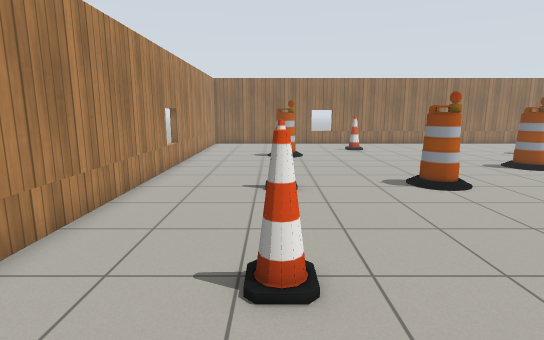
view 1 (above)

17 first-person views from a walk through a robot-simulator world made for Gazebo. The camera is 1.2 m above the floor, tilts 10° down and sees 80° across. The floor is counted in squares, 0.5 m on a side. Each view is taken from the middle of a square. On the plan, view 1 faces up. The plan holds only what a view shows up to about 19 squares ahead; the rest is blank. Gazebo's built-in surfaces are drawn with simple patterns.

view 2
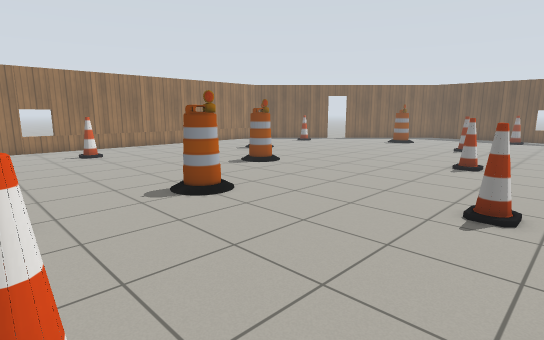

view 3
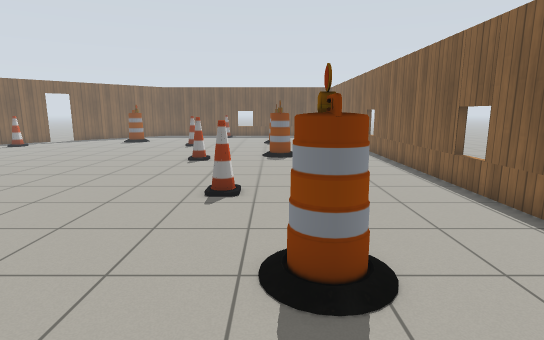

view 4
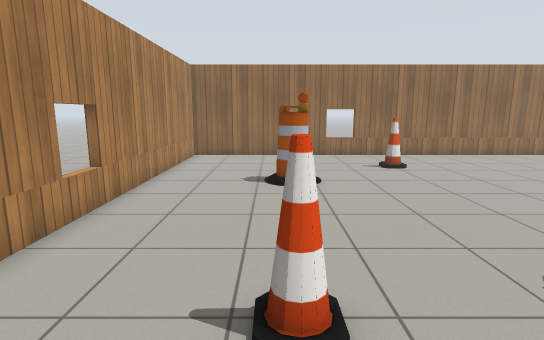

view 5
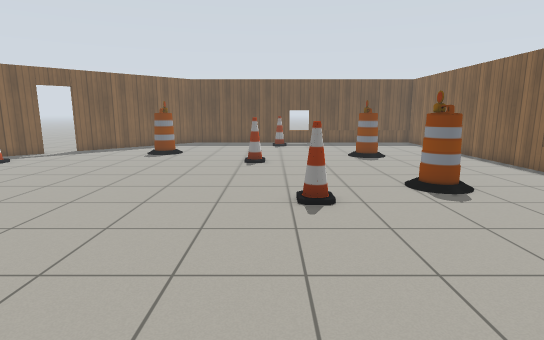

view 6
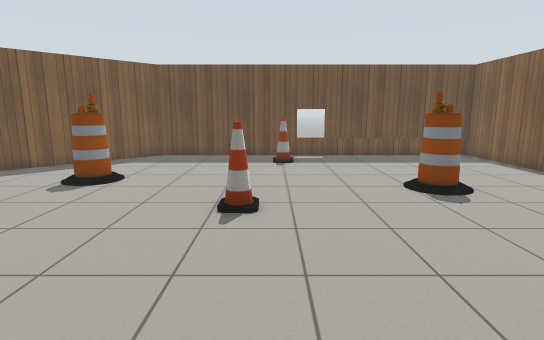

view 7
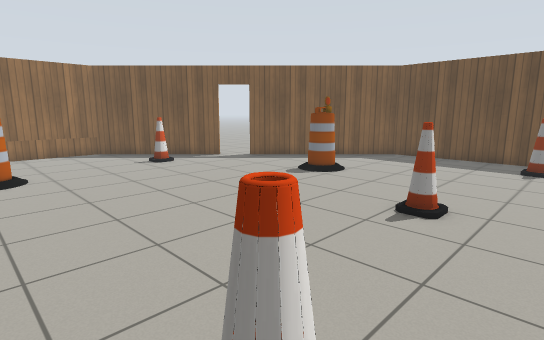

view 8
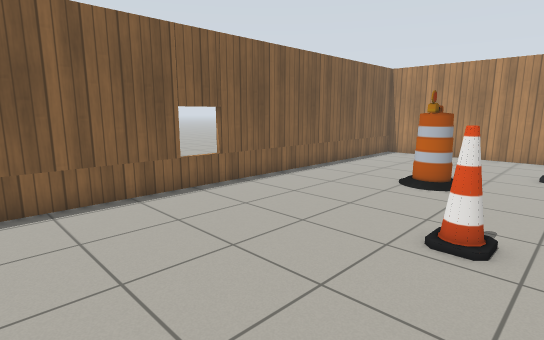

view 9
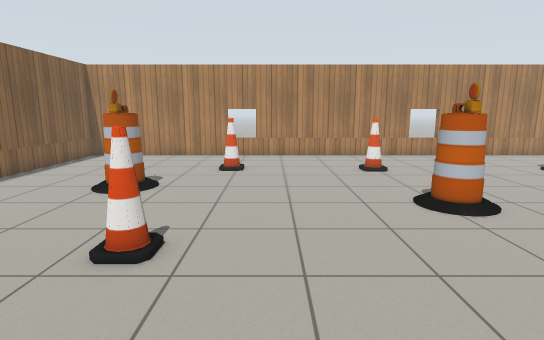

view 10
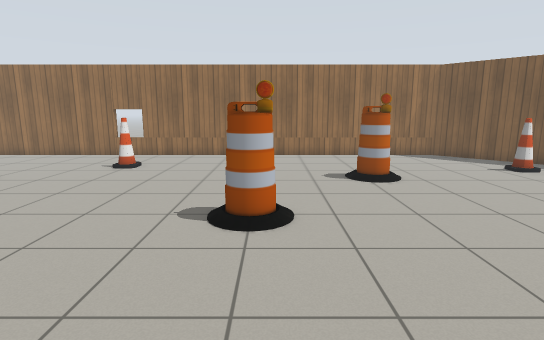

view 11
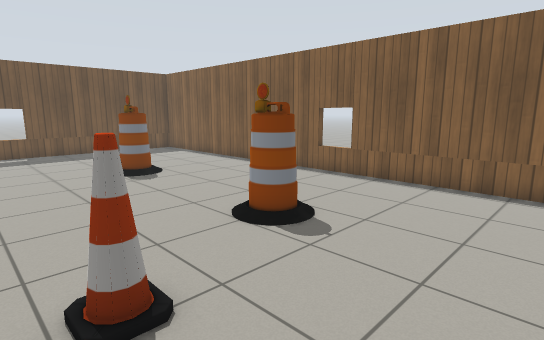

view 12
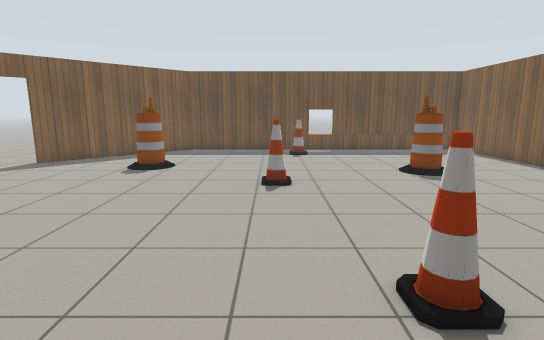

view 13
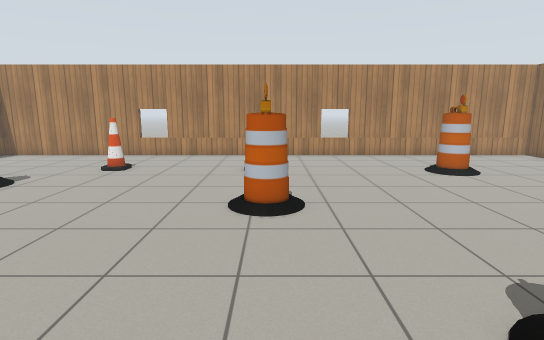

view 14
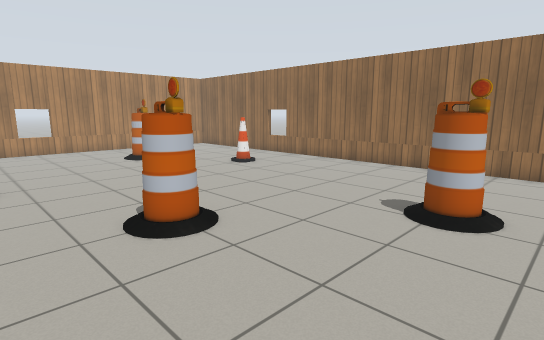

view 15
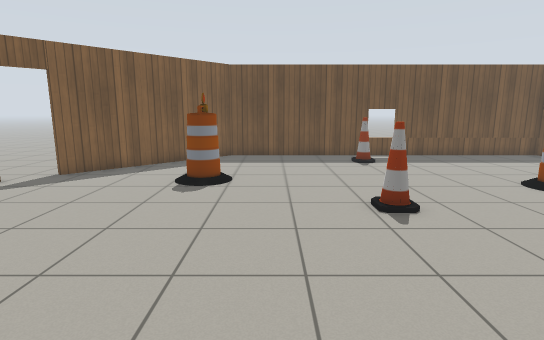

view 16
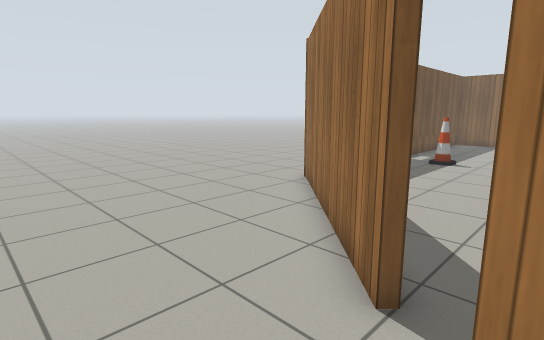

view 17
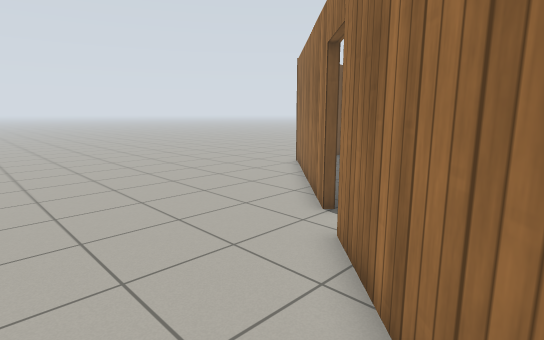

### Floor plan
Points are (right, up) in squares from view 1. A wall is a line through its corners. A room is listed if a view was taken in it or the views show most of it. See-through windows are left out.
Room 1 (views 1, 2, 3, 4, 5, 6, 7, 8, 9, 10, 11, 12, 13, 14, 15)
walls: (26.3, 20.5) (21.2, 25.5) (-4.5, 25.5) (-4.5, -4.2) (33.4, -4.2) (33.4, 13.3) (27.5, 19.3)
ways out: open door at (27, 20) to room 2
objects: cone (0, 4); cone (0, 10); barrel (0, 18) to (1, 19); barrel (3, 1) to (4, 2); barrel (5, 11) to (6, 11); cone (5, 21) to (6, 22); cone (9, 3) to (9, 4); barrel (11, 14) to (12, 15); barrel (15, 19) to (16, 19); cone (16, 6); barrel (17, 1) to (18, 2); cone (22, 20) to (23, 21); cone (23, 8); barrel (25, 1) to (26, 2); barrel (26, 13) to (27, 14); cone (31, 6) to (31, 7)
Room 2 (views 16, 17)
walls: (27.7, 19.5) (33.7, 13.5); (23, 24.1) (26.5, 20.7)
ways out: open door at (27, 20) to room 1

Positions as (right, up) in squares from view 1, and headings:
1: (0, 0), facing up
2: (0, 2), facing up-right
3: (-1, 2), facing right
4: (0, 7), facing up
5: (7, 7), facing right
6: (15, 7), facing right
7: (15, 5), facing up-right
8: (15, 5), facing down-left
9: (14, 6), facing left
10: (12, 7), facing up
11: (12, 7), facing down-right
12: (12, 8), facing right
13: (14, 11), facing left
14: (18, 11), facing up-left
15: (15, 11), facing right
16: (26, 23), facing down-right
17: (23, 26), facing down-right
